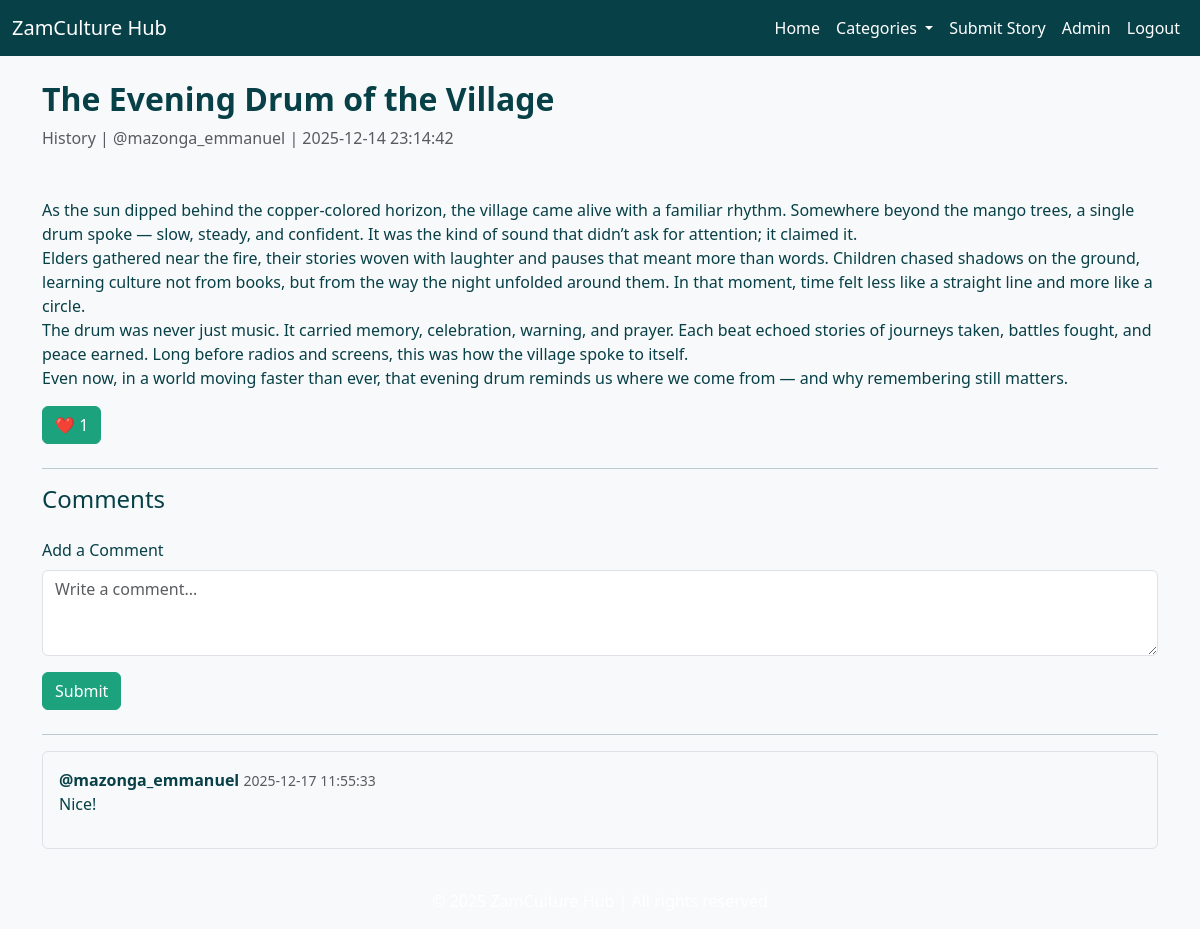
The app's page /story/1 (signed in) with its own data.
### tables this page shows
CREATE TABLE stories (
    id INTEGER PRIMARY KEY AUTOINCREMENT,
    user_id INTEGER,
    title TEXT NOT NULL,
    content TEXT NOT NULL,
    category TEXT,
    image_path TEXT,
    created_at DATETIME DEFAULT CURRENT_TIMESTAMP,
    approved INTEGER DEFAULT 0,
    FOREIGN KEY (user_id) REFERENCES users(id)
);

CREATE TABLE users (
    id INTEGER PRIMARY KEY AUTOINCREMENT,
    username TEXT NOT NULL UNIQUE,
    hash TEXT NOT NULL,
    role TEXT DEFAULT 'user',
    created_at DATETIME DEFAULT CURRENT_TIMESTAMP
);

CREATE TABLE comments (
    id INTEGER PRIMARY KEY AUTOINCREMENT,
    user_id INTEGER,
    story_id INTEGER,
    content TEXT NOT NULL,
    created_at DATETIME DEFAULT CURRENT_TIMESTAMP,
    FOREIGN KEY (user_id) REFERENCES users(id),
    FOREIGN KEY (story_id) REFERENCES stories(id)
);

### app.py (the view)
@app.route("/story/<int:story_id>")
def story(story_id):
    user = session.get("user_id")
    story = db.execute("""
        SELECT stories.*, users.username AS author,
        COUNT(likes.id) AS like_count
        FROM stories
        JOIN users ON stories.user_id = users.id
        LEFT JOIN likes ON stories.id = likes.story_id
        WHERE stories.id = ? AND stories.approved = 1;
        """, story_id)
    if not story:
        return "story not found", 404
    story = story[0]
    comments = db.execute("""
        SELECT comments.content, comments.created_at, users.username AS author
        FROM comments
        JOIN users ON comments.user_id = users.id
        WHERE comments.story_id = ?
        ORDER BY comments.created_at ASC
        """, story_id)
    return render_template("story.html", story=story, comments=comments, user=user)

### templates/story.html (shortened to what this page needs)
{% extends "layout.html" %}
{% block main %}
<h2 class="mb-2">{{ story.title }}</h2>
<P class="text-muted mb-4">
    {{ story.category}} | {{ story.author}} | {{ story.created_at }}
</P>
<p style="white-space: pre-line;">
    {{ story.content }}
</p>
<form action="{{ url_for('like', story_id=story['id']) }}" method="post" class="mb-4">
    <button type="submit" class="btn btn-primary">
        ❤️ {{ story.like_count }}
    </button>
</form>
<hr>
<h4 class="mb-4">Comments</h4>
{% if user %}
    <form action="{{ url_for('comment', story_id=story.id) }}" method="post" class="mb-4">
        <div class="mb-3">
            <label for="comment" class="form-label">Add a Comment</label>
            <textarea class="form-control" id="comment" name="comment" rows="3" placeholder="Write a comment..." required></textarea>
        </div>
        <button type="submit" class="btn btn-primary">Submit</button>
    </form>
{% else %}
    <p>
        <a href="{{ url_for('login') }}">Login</a>
         to comment.
    </p>
{% endif %}
<hr>
{% for comment in comments %}
 <div class="mb-3 border rounded p-3">
    <strong>{{ comment.author }}</strong>
    <small class="text-muted">{{ comment.created_at }}</small>
    <p>{{ comment.content }}</p>
 </div>
 {% else %}
    <p>No comment yet</p>
{% endfor %}
{% endblock %}

### static/css/styles.css (style rules this page uses)
body { font-family: 'Segoe UI', Tahoma, Geneva, Verdana, sans-serif; background-color: #f8f9fa; color: #074047; }
.btn-primary { background-color: #1DA27E; border-color: #1DA27E; }
form input, form select, form textarea { border-radius: 0.5rem; border: 1px solid #4e7aa5; padding: 0.5rem; }
form button { border-radius: 0.5rem; }
h2 { color: #074047; font-weight: 600; }

### records on screen
stories: title "The Evening Drum of the Village", category "History", created_at "2025-12-14 23:14:42", content "As the sun dipped behind the copper-colored horizon, the village came alive with a familiar rhythm. Somewhere beyond the mango trees, a single drum spoke — slow, steady, and confident. It was the kind of sound that didn’t ask for attention; it claimed it. Elders gathered near the fire, their stories woven with laughter and pauses that meant more than words. Children chased shadows on the ground, learning culture not from books, but from the way the night unfolded around them. In that moment, time felt less like a straight line and more like a circle. The drum was never just music. It carried memory, celebration, warning, and prayer. Each beat echoed stories of journeys taken, battles…"
users: author "@mazonga_emmanuel"
comments: author "@mazonga_emmanuel", created_at "2025-12-17 11:55:33", content "Nice!"

### other values on screen
{{ story.like_count }} "1"
